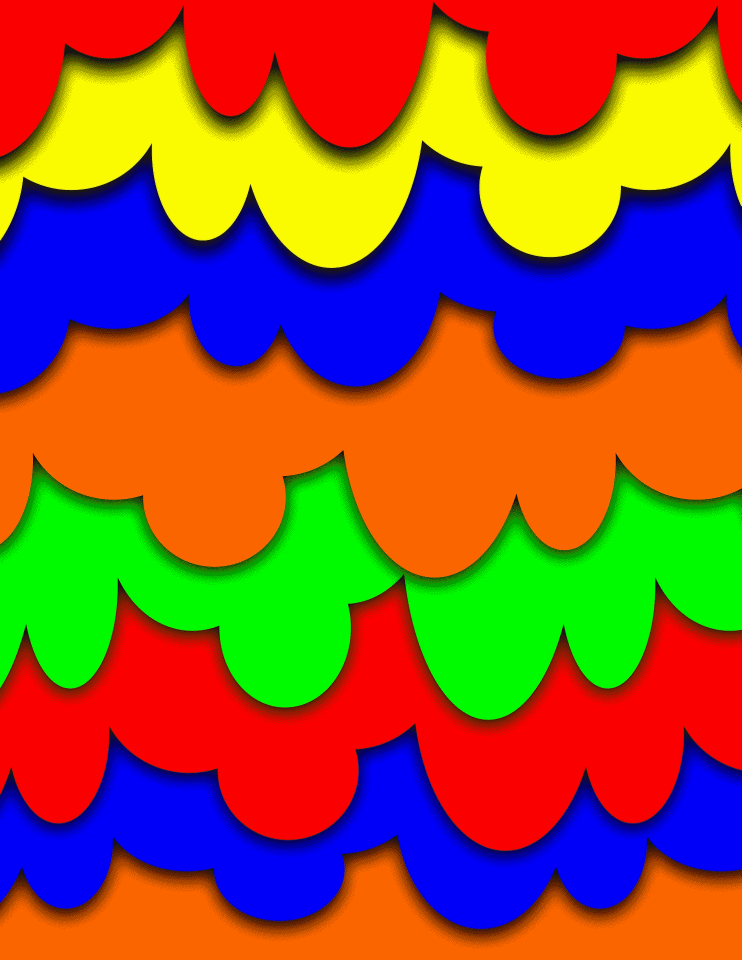
#> input picture lab1/example_images/example_image.png, 1483 x 1920 px, found by its file name (shown at 1/2 size)
$ python zad1.py
#> lines starting #> are read from the running program, lines starting #| are printed output that depends on the picture
import dearpygui.dearpygui as dpg
import cv2
import numpy as np


# Add color spaces
items = ["RGB", "BGR", "HSV", "YUV"]
color_spaces = {
    "RGB": None,
    "BGR": cv2.COLOR_RGB2BGR,
    "HSV": cv2.COLOR_RGB2HSV,
    "YUV": cv2.COLOR_RGB2YUV
}

dpg.create_context()
#> (this line was passed over: dearpygui is not available in this run)


# Load original image
original_frame = cv2.imread("lab1/example_images/example_image.png")
#> original_frame is the input picture: shape (1920, 1483, 3); mean B, G, R 54, 87.3, 145.7
original_frame = cv2.cvtColor(original_frame, cv2.COLOR_BGR2RGB)
original_frame = cv2.resize(original_frame, (0, 0), fx=0.5, fy=0.5)
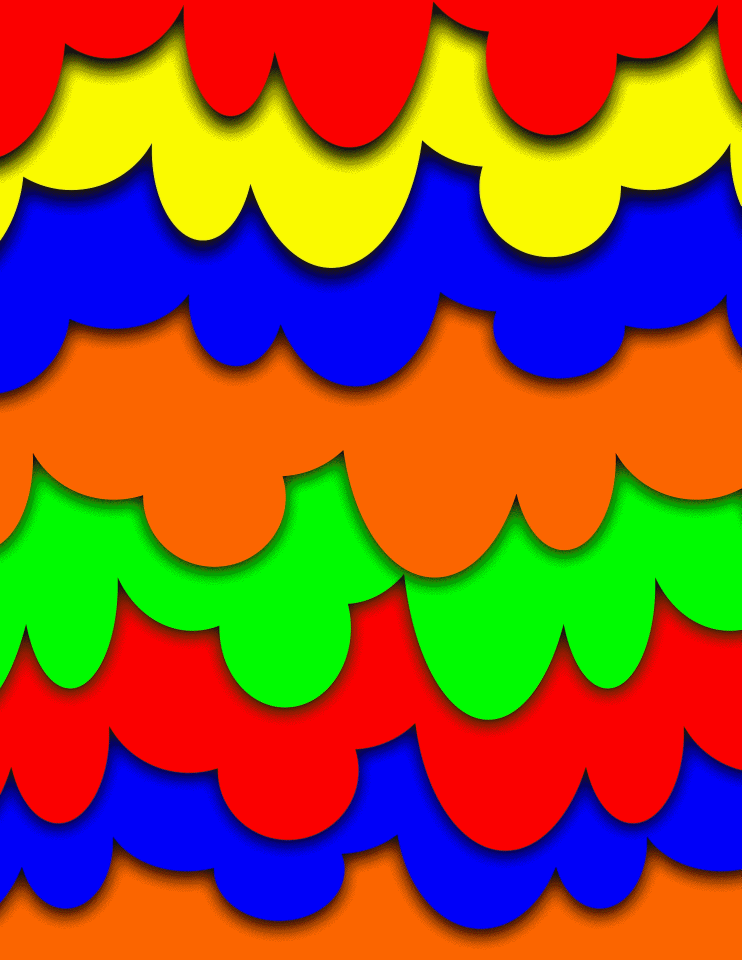
#> original_frame: shape (960, 742, 3); mean R, G, B 145.8, 87.3, 54
frame_shape = original_frame.shape
#> frame_shape = (960, 742, 3)


# Create callback for combo box with color spaces
def combo_callback(sender, app_data):
    print(f"Selected item: {app_data}, Index: {dpg.get_value(sender)}")
    if dpg.get_value(sender) == "RGB":
        show_image(original_frame)
    else:
        change_image(color_spaces[dpg.get_value(sender)])


# Change the image
def change_image(color_space):
    processed_image = original_frame.copy()
    processed_image = cv2.cvtColor(processed_image, color_space)
    show_image(processed_image)


# Show image
def show_image(frame):
    frame = np.asarray(
        frame, dtype=np.float32) / 255.0  # Normalize to 0-1
    dpg.set_value("image", frame)

# Add image texture
#> (the run stopped early here; a loop or call above may not have finished)
